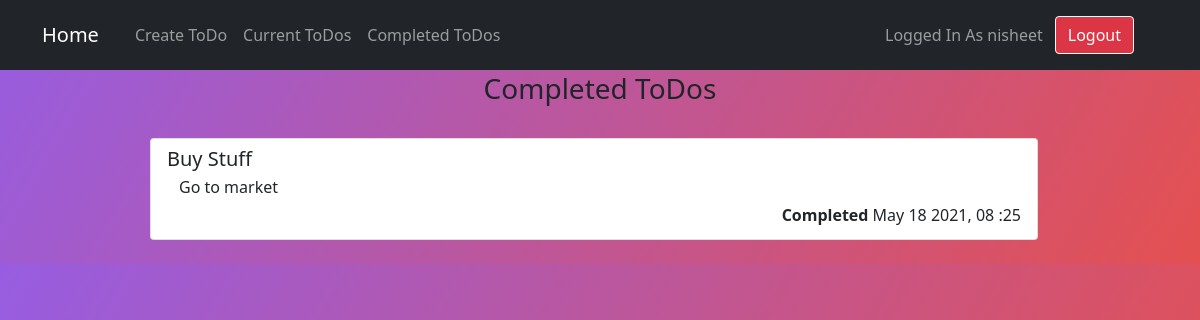
The app's page /completed/ (signed in) with its own data.
### todo/models.py (models this page shows, shortened)
class Todo(models.Model):
	title = models.CharField(max_length=100)
	memo = models.TextField(blank=True)
	created = models.DateTimeField(auto_now_add=True)
	datecompleted = models.DateTimeField(null=True, blank=True)
	important = models.BooleanField(default=False)
	user = models.ForeignKey(User, on_delete=models.CASCADE)

### todo/views.py (the view)
# urls.py: path('completed/', views.completedtodo, name='completedtodo'),
@login_required
def completedtodo(request):
     todos = Todo.objects.filter(user=request.user, datecompleted__isnull=False).order_by('-datecompleted')
     return render(request, 'todo/completedtodo.html', {'todos': todos})

### todo/templates/todo/completedtodo.html (shortened to what this page needs)
{% extends 'todo/base.html' %}
{% block content %}
<h3 class="container text-center">Completed ToDos</h3>
<br>
{% for todo in todos %}
<div class="list-group container w-75">
	<a href="{% url 'viewtodo' todo.id %}" class="list-group-item list-group-item-action">
		<div class="d-flex w-100 justify-content-between">
			<h5 class="mb-1">
				{% if todo.important %}<b>{% endif %} {{ todo.title }} {% if todo.important %}</b>{% endif %}
			</h5>
		</div>
		{% if todo.memo %}
		<p class="mb-1 container">{{todo.memo}}</p>
		<p class="mb-1" style="text-align: right;">
			<strong>Completed</strong> {{ todo.datecompleted|date:'M j Y, H :i' }}
		</p>
		{% endif %}
	</a>
</div>
<br>
{% endfor %}
{% endblock %}

### todo/templates/todo/base.html (shortened to what this page needs)
<!doctype html>
<html lang="en">
	<head>
		<link href="https://cdn.jsdelivr.net/npm/bootstrap@5.0.1/dist/css/bootstrap.min.css" rel="stylesheet"
>
	</head>
	<body style="background-image: linear-gradient(120deg, #975de2, #e45050);">
		<nav class="navbar navbar-expand-lg navbar-dark bg-dark fixed-top">
			<div class="container-fluid container">
				<a class="navbar-brand" href="{% url 'home' %}">Home</a>
				<div class="collapse navbar-collapse container" id="navbarText">
					{% if user.is_authenticated %}
					<ul class="navbar-nav me-auto mb-2 mb-lg-0">
						<li class="nav-item">
							<a class="nav-link" href="{% url 'createtodo' %}">Create ToDo</a>
						</li>
						<li class="nav-item">
							<a class="nav-link" href="{% url 'currenttodo' %}">Current ToDos</a>
						</li>
						<li class="nav-item">
							<a class="nav-link" href="{% url 'completedtodo' %}">Completed ToDos</a>
						</li>
					</ul>
					<span class="navbar-text">
						Logged In As {{user.username}}
					</span>
					<span class="navbar-text">
						<form action="{% url 'logoutuser' %}" method="POST" class="container">
							<button class="btn btn-danger" type="submit">Logout</button>
						</form>
					</span>
					{% endif %}
				</div>
			</div>
		</nav>
		<br><br><br>
		{% block content %}
		{% endblock %}
	</body>
</html>

### todo/templates/todo/base.html (style rules this page uses)
.btn { border-color: white; border-width: 0.1rem; }

### records on screen
Todo: title "Buy Stuff", memo "Go to market", datecompleted "May 18 2021, 08 :25"

### other values on screen
{{ user.username }} "nisheet"
